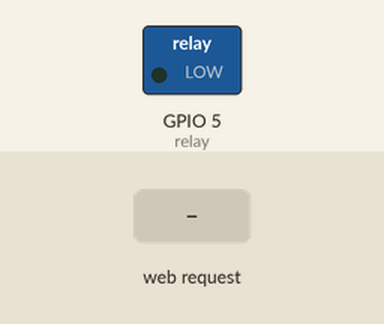
A program run on a simulated ESP8266 (NodeMCU). On the bench: switched loads named in the program (green lamp = pin HIGH). The inputs (shaded band) are chosen by the test bench. WiFi joins after 1.5 s; servers stay silent unless stated; not simulated (calls return 0 or success): arduino_secrets.h; what the program prints to the serial monitor is not drawn.

Above: at 3.7 s.
3.8 s: HTTP request GET /toggle received
At 4.6 s:
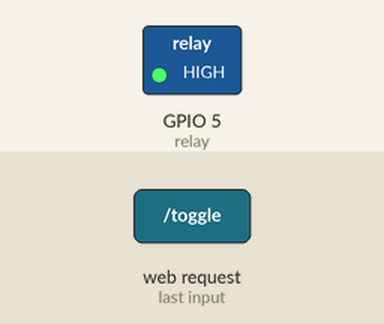
Timing chart, 0 to 6.8 s (numbered marks = the images above; inputs shaded):
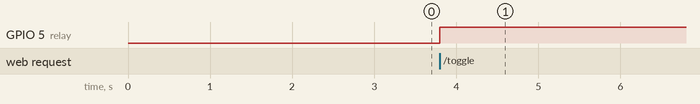

Measured:
- after the input at 3.8 s, GPIO 5 (relay): LOW → HIGH at once

The program:

main.cpp
```cpp
#include <Arduino.h>
/*
  BSD 3-Clause License

  Copyright (c) 2024, Thiago Kasper de Souza

  Redistribution and use in source and binary forms, with or without
  modification, are permitted provided that the following conditions are met:

  1. Redistributions of source code must retain the above copyright notice, this
    list of conditions and the following disclaimer.

  2. Redistributions in binary form must reproduce the above copyright notice,
    this list of conditions and the following disclaimer in the documentation
    and/or other materials provided with the distribution.

  3. Neither the name of the copyright holder nor the names of its
    contributors may be used to endorse or promote products derived from
    this software without specific prior written permission.

  THIS SOFTWARE IS PROVIDED BY THE COPYRIGHT HOLDERS AND CONTRIBUTORS "AS IS"
  AND ANY EXPRESS OR IMPLIED WARRANTIES, INCLUDING, BUT NOT LIMITED TO, THE
  IMPLIED WARRANTIES OF MERCHANTABILITY AND FITNESS FOR A PARTICULAR PURPOSE ARE
  DISCLAIMED. IN NO EVENT SHALL THE COPYRIGHT HOLDER OR CONTRIBUTORS BE LIABLE
  FOR ANY DIRECT, INDIRECT, INCIDENTAL, SPECIAL, EXEMPLARY, OR CONSEQUENTIAL
  DAMAGES (INCLUDING, BUT NOT LIMITED TO, PROCUREMENT OF SUBSTITUTE GOODS OR
  SERVICES; LOSS OF USE, DATA, OR PROFITS; OR BUSINESS INTERRUPTION) HOWEVER
  CAUSED AND ON ANY THEORY OF LIABILITY, WHETHER IN CONTRACT, STRICT LIABILITY,
  OR TORT (INCLUDING NEGLIGENCE OR OTHERWISE) ARISING IN ANY WAY OUT OF THE USE
  OF THIS SOFTWARE, EVEN IF ADVISED OF THE POSSIBILITY OF SUCH DAMAGE.
*/

/* Create a WiFi access point and provide a web server on it. */

#include <ESP8266WiFi.h>
#include <WiFiClient.h>
#include <ESP8266WebServer.h>
#include <ArduinoJson.h>
#include "arduino_secrets.h"

/* Set these to your desired credentials. */
const char *ssid = APSSID;
const char *password = APPSK;
const int relay = 5;
bool relayState = false;

ESP8266WebServer server(80);

void configRoutes() {
  server.on("/", HTTPMethod::HTTP_GET, []() {
    JsonDocument doc;
    char data[300];

    doc["data"] = "hello world";
    serializeJson(doc,data);

    server.send(200, "application/json", data);
  });
  server.on("/toggle", HTTPMethod::HTTP_GET, []() {
    relayState = !relayState;

    JsonDocument doc;
    char data[300];

    doc["relayState"] = relayState;
    serializeJson(doc,data);

    server.send(200, "application/json", data);
  });
}


void configServer() {
  // Configures static IP address
  Serial.print("Configuring station...");

  WiFi.mode(WIFI_STA);
  WiFi.begin(ssid, password);

  while (WiFi.status() != WL_CONNECTED) {
    delay(500);
    Serial.print(".");
  }
  Serial.println("");
  Serial.print("Connected to ");
  Serial.println(ssid);
  Serial.print("IP address: ");
  Serial.println(WiFi.localIP());
  configRoutes();
  server.begin();
  Serial.println("HTTP server started");
}


void setupRelay() {
  pinMode(relay, OUTPUT);
  digitalWrite(relay, LOW);
}

void setup() {
  delay(1000);
  Serial.begin(115200);
  Serial.flush();

  setupRelay();
  configServer();
}

void loop() {
  server.handleClient();
  if(!relayState) {
    digitalWrite(relay, LOW);
  }else {
    digitalWrite(relay, HIGH);
  }
}
```
